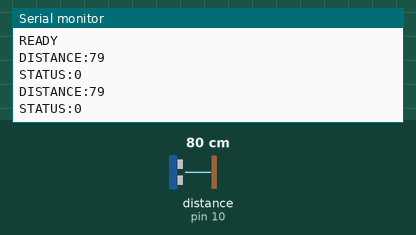
Bench run of a sketch on a simulated Arduino Uno, built with avr-gcc and run on an emulated ATmega328P. On the bench: the last lines printed to the serial monitor. Wiring (inferred from the names in the program): ultrasonic range finder: trigger pin 9; echo pin 10. Inputs (shaded band) come from the test bench; at power-on: distance to the obstacle (sensor on pin 10) 80 cm. The echo pulse lasts 58.3 µs per cm.

Above: at 2.2 s.
2.3 s: distance to the obstacle (sensor on pin 10) set to 2 cm
At 3.0 s:
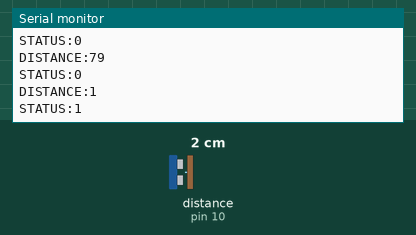
3.8 s: distance to the obstacle (sensor on pin 10) set to 4 cm
At 4.3 s:
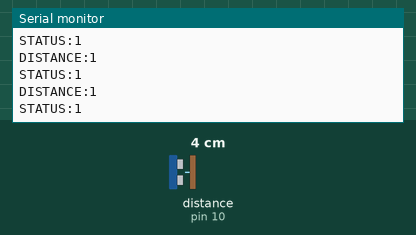
Timing chart, 0 to 6.8 s (numbered marks = the images above; inputs shaded):
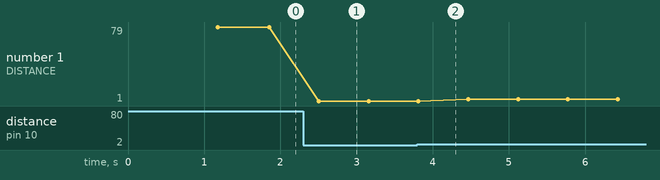

The sketch:

desk_presence_serial.ino
```cpp
/*
  Desk Presence Detector — USB Serial version
  Hardware: Arduino Uno / Nano / Mega + HC-SR04 ultrasonic sensor

  Wiring (HC-SR04 -> Arduino):
    VCC  -> 5V
    GND  -> GND
    Trig -> D9
    Echo -> D10
    NOTE: Echo outputs 5V. Fine for 5V boards (Uno/Nano/Mega).
          For 3.3V boards use a voltage divider:
          Echo -> 1k resistor -> pin, and 2k resistor from pin -> GND.

  Mount the sensor so it points at the chair / person's torso,
  e.g. under the front edge of the desk or on a shelf above the desk.

  The website talks to this sketch over USB using the browser's
  Web Serial API (Chrome/Edge). Open Serial Monitor at 115200 baud
  to test: you should see lines like
    DISTANCE:38
    STATUS:1
*/

const int TRIG_PIN = 9;
const int ECHO_PIN = 10;

const unsigned long SAMPLE_INTERVAL_MS = 500; // send an update twice per second
const int NUM_SAMPLES = 5;                    // median filter ignores random spikes
const int PRESENCE_THRESHOLD_CM = 70;         // <-- TUNE THIS: max distance that counts as "person at desk"
const long MAX_RANGE_CM = 400;                // HC-SR04 practical maximum range

long readPulseCm() {
  digitalWrite(TRIG_PIN, LOW);
  delayMicroseconds(2);
  digitalWrite(TRIG_PIN, HIGH);
  delayMicroseconds(10);
  digitalWrite(TRIG_PIN, LOW);

  unsigned long duration = pulseIn(ECHO_PIN, HIGH, 30000UL); // 30 ms timeout
  if (duration == 0) return -1; // no echo = nothing in range
  return (long)(duration * 0.0343 / 2.0);
}

long medianDistanceCm() {
  long samples[NUM_SAMPLES];
  for (int i = 0; i < NUM_SAMPLES; i++) {
    samples[i] = readPulseCm();
    delay(30); // HC-SR04 needs ~60 ms per cycle
  }
  // insertion sort (5 elements, trivial)
  for (int i = 1; i < NUM_SAMPLES; i++) {
    long key = samples[i];
    int j = i - 1;
    while (j >= 0 && samples[j] > key) {
      samples[j + 1] = samples[j];
      j--;
    }
    samples[j + 1] = key;
  }
  return samples[NUM_SAMPLES / 2];
}

void setup() {
  Serial.begin(115200);
  pinMode(TRIG_PIN, OUTPUT);
  pinMode(ECHO_PIN, INPUT);
  delay(1000);
  Serial.println(F("READY"));
}

void loop() {
  long cm = medianDistanceCm();
  bool present = (cm > 0 && cm < MAX_RANGE_CM && cm <= PRESENCE_THRESHOLD_CM);

  Serial.print(F("DISTANCE:"));
  Serial.println(cm);
  Serial.print(F("STATUS:"));
  Serial.println(present ? 1 : 0);

  delay(SAMPLE_INTERVAL_MS);
}
```

Measured:
- after the input at 2.3 s, the serial monitor: prints a new line after 0.21 s (image 1)
- plotted number 1: 79 → 1 after the input at 2.3 s, 1 → 3 after the input at 3.8 s
